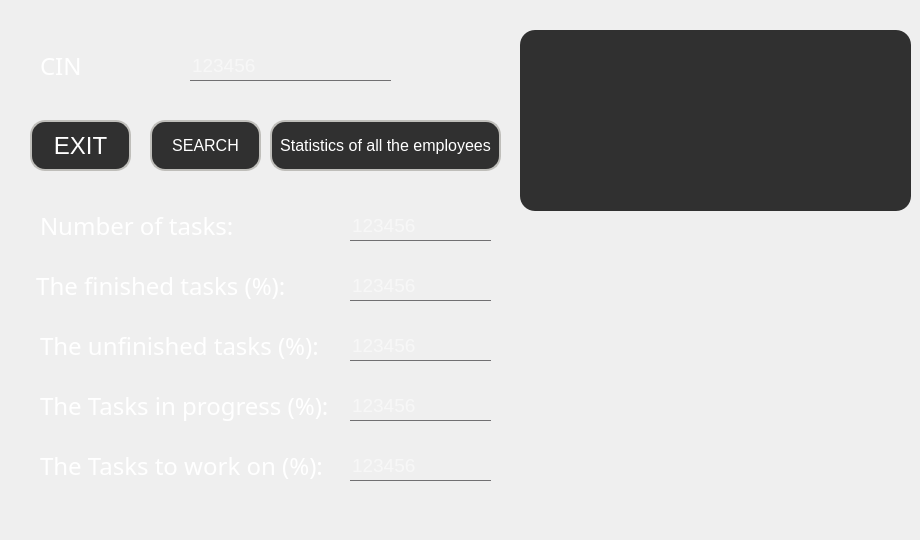
      <widget class="QWidget" name="tab_12">
       <attribute name="title">
        <string>The tasks of and Employee</string>
       </attribute>
       <widget class="QTableView" name="Tabstat">
        <property name="geometry">
         <rect>
          <x>520</x>
          <y>30</y>
          <width>391</width>
          <height>181</height>
         </rect>
        </property>
        <property name="autoFillBackground">
         <bool>false</bool>
        </property>
        <property name="styleSheet">
         <string notr="true">*{
color: #bfbeba ;
gridline-color: #bfbeba;
font-size: 12pt;
border-radius: 15px;
background: #303030;
}

*::selection
{
background-color:white;
border : 1px solid red;
}</string>
        </property>
        <property name="tabKeyNavigation">
         <bool>true</bool>
        </property>
        <property name="showGrid">
         <bool>true</bool>
        </property>
        <property name="sortingEnabled">
         <bool>false</bool>
        </property>
        <property name="wordWrap">
         <bool>false</bool>
        </property>
        <attribute name="horizontalHeaderDefaultSectionSize">
         <number>106</number>
        </attribute>
        <attribute name="horizontalHeaderShowSortIndicator" stdset="0">
         <bool>false</bool>
        </attribute>
        <attribute name="horizontalHeaderStretchLastSection">
         <bool>false</bool>
        </attribute>
        <attribute name="verticalHeaderVisible">
         <bool>false</bool>
        </attribute>
        <attribute name="verticalHeaderCascadingSectionResizes">
         <bool>false</bool>
        </attribute>
        <attribute name="verticalHeaderHighlightSections">
         <bool>false</bool>
        </attribute>
        <attribute name="verticalHeaderShowSortIndicator" stdset="0">
         <bool>false</bool>
        </attribute>
        <attribute name="verticalHeaderStretchLastSection">
         <bool>false</bool>
        </attribute>
       </widget>
       <widget class="QLineEdit" name="CIN">
        <property name="geometry">
         <rect>
          <x>190</x>
          <y>50</y>
          <width>201</width>
          <height>31</height>
         </rect>
        </property>
        <property name="font">
         <font>
          <pointsize>14</pointsize>
         </font>
        </property>
        <property name="acceptDrops">
         <bool>true</bool>
        </property>
        <property name="styleSheet">
         <string notr="true">*{
background:transparent;
border:none;
color:white;
border-bottom:1px solid #717072;
}</string>
        </property>
        <property name="inputMask">
         <string/>
        </property>
        <property name="text">
         <string/>
        </property>
        <property name="maxLength">
         <number>32767</number>
        </property>
        <property name="echoMode">
         <enum>QLineEdit::Normal</enum>
        </property>
        <property name="readOnly">
         <bool>false</bool>
        </property>
        <property name="placeholderText">
         <string>123456</string>
        </property>
       </widget>
       <widget class="QLabel" name="ID_OBJ_27">
        <property name="geometry">
         <rect>
          <x>40</x>
          <y>40</y>
          <width>91</width>
          <height>51</height>
         </rect>
        </property>
        <property name="styleSheet">
         <string notr="true">*{
    font-family:century gothic;
    font-size:24px;
	color:white;
	border:none;
}

</string>
        </property>
        <property name="text">
         <string>CIN</string>
        </property>
       </widget>
       <widget class="QPushButton" name="ADD_11">
        <property name="geometry">
         <rect>
          <x>150</x>
          <y>120</y>
          <width>111</width>
          <height>51</height>
         </rect>
        </property>
        <property name="font">
         <font>
          <pointsize>12</pointsize>
         </font>
        </property>
        <property name="styleSheet">
         <string notr="true">*{
color:white;
border-radius: 15px;border: 2px solid #bfbeba;
background:#303030;
}

*:hover
{
	color:#303030;
	border-radius:15px;
	background:white
}</string>
        </property>
        <property name="text">
         <string>SEARCH</string>
        </property>
       </widget>
       <widget class="QLabel" name="ID_OBJ_28">
        <property name="geometry">
         <rect>
          <x>40</x>
          <y>200</y>
          <width>291</width>
          <height>51</height>
         </rect>
        </property>
        <property name="styleSheet">
         <string notr="true">*{
    font-family:century gothic;
    font-size:24px;
	color:white;
	border:none;
}

</string>
        </property>
        <property name="text">
         <string>Number of tasks:</string>
        </property>
       </widget>
       <widget class="QLabel" name="ID_OBJ_29">
        <property name="geometry">
         <rect>
          <x>30</x>
          <y>260</y>
          <width>301</width>
          <height>51</height>
         </rect>
        </property>
        <property name="styleSheet">
         <string notr="true">*{
    font-family:century gothic;
    font-size:24px;
	color:white;
	border:none;
}

</string>
        </property>
        <property name="text">
         <string> The finished tasks (%):</string>
        </property>
       </widget>
       <widget class="QLabel" name="ID_OBJ_30">
        <property name="geometry">
         <rect>
          <x>40</x>
          <y>320</y>
          <width>301</width>
          <height>51</height>
         </rect>
        </property>
        <property name="styleSheet">
         <string notr="true">*{
    font-family:century gothic;
    font-size:24px;
	color:white;
	border:none;
}

</string>
        </property>
        <property name="text">
         <string>The unfinished tasks (%):</string>
        </property>
       </widget>
       <widget class="QLabel" name="ID_OBJ_31">
        <property name="geometry">
         <rect>
          <x>40</x>
          <y>380</y>
          <width>301</width>
          <height>51</height>
         </rect>
        </property>
        <property name="styleSheet">
         <string notr="true">*{
    font-family:century gothic;
    font-size:24px;
	color:white;
	border:none;
}

</string>
        </property>
        <property name="text">
         <string>The Tasks in progress (%):</string>
        </property>
       </widget>
       <widget class="QLabel" name="ID_OBJ_34">
        <property name="geometry">
         <rect>
          <x>40</x>
          <y>440</y>
          <width>301</width>
          <height>51</height>
         </rect>
        </property>
        <property name="styleSheet">
         <string notr="true">*{
    font-family:century gothic;
    font-size:24px;
	color:white;
	border:none;
}

</string>
        </property>
        <property name="text">
         <string>The Tasks to work on (%): </string>
        </property>
       </widget>
       <widget class="QPushButton" name="ADD_12">
        <property name="geometry">
         <rect>
          <x>270</x>
          <y>120</y>
          <width>231</width>
          <height>51</height>
         </rect>
        </property>
        <property name="font">
         <font>
          <pointsize>12</pointsize>
         </font>
        </property>
        <property name="styleSheet">
         <string notr="true">*{
color:white;
border-radius: 15px;border: 2px solid #bfbeba;
background:#303030;
}

*:hover
{
	color:#303030;
	border-radius:15px;
	background:white
}</string>
        </property>
        <property name="text">
         <string>Statistics of all the employees</string>
        </property>
       </widget>
       <widget class="QLineEdit" name="SUM">
        <property name="geometry">
         <rect>
          <x>350</x>
          <y>210</y>
          <width>141</width>
          <height>31</height>
         </rect>
        </property>
        <property name="font">
         <font>
          <pointsize>14</pointsize>
         </font>
        </property>
        <property name="acceptDrops">
         <bool>true</bool>
        </property>
        <property name="styleSheet">
         <string notr="true">*{
background:transparent;
border:none;
color:white;
border-bottom:1px solid #717072;
}</string>
        </property>
        <property name="inputMask">
         <string/>
        </property>
        <property name="text">
         <string/>
        </property>
        <property name="maxLength">
         <number>32767</number>
        </property>
        <property name="echoMode">
         <enum>QLineEdit::Normal</enum>
        </property>
        <property name="readOnly">
         <bool>true</bool>
        </property>
        <property name="placeholderText">
         <string>123456</string>
        </property>
       </widget>
       <widget class="QLineEdit" name="FIN">
        <property name="geometry">
         <rect>
          <x>350</x>
          <y>270</y>
          <width>141</width>
          <height>31</height>
         </rect>
        </property>
        <property name="font">
         <font>
          <pointsize>14</pointsize>
         </font>
        </property>
        <property name="acceptDrops">
         <bool>true</bool>
        </property>
        <property name="styleSheet">
         <string notr="true">*{
background:transparent;
border:none;
color:white;
border-bottom:1px solid #717072;
}</string>
        </property>
        <property name="inputMask">
         <string/>
        </property>
        <property name="text">
         <string/>
        </property>
        <property name="maxLength">
         <number>32767</number>
        </property>
        <property name="echoMode">
         <enum>QLineEdit::Normal</enum>
        </property>
        <property name="readOnly">
         <bool>true</bool>
        </property>
        <property name="placeholderText">
         <string>123456</string>
        </property>
       </widget>
       <widget class="QLineEdit" name="UNFIN">
        <property name="geometry">
         <rect>
          <x>350</x>
          <y>330</y>
          <width>141</width>
          <height>31</height>
         </rect>
        </property>
        <property name="font">
         <font>
          <pointsize>14</pointsize>
         </font>
        </property>
        <property name="acceptDrops">
         <bool>true</bool>
        </property>
        <property name="styleSheet">
         <string notr="true">*{
background:transparent;
border:none;
color:white;
border-bottom:1px solid #717072;
}</string>
        </property>
        <property name="inputMask">
         <string/>
        </property>
        <property name="text">
         <string/>
        </property>
        <property name="maxLength">
         <number>32767</number>
        </property>
        <property name="echoMode">
         <enum>QLineEdit::Normal</enum>
        </property>
        <property name="readOnly">
         <bool>true</bool>
        </property>
        <property name="placeholderText">
         <string>123456</string>
        </property>
       </widget>
       <widget class="QLineEdit" name="DOI">
        <property name="geometry">
         <rect>
          <x>350</x>
          <y>390</y>
          <width>141</width>
          <height>31</height>
         </rect>
        </property>
        <property name="font">
         <font>
          <pointsize>14</pointsize>
         </font>
        </property>
        <property name="acceptDrops">
         <bool>true</bool>
        </property>
        <property name="styleSheet">
         <string notr="true">*{
background:transparent;
border:none;
color:white;
border-bottom:1px solid #717072;
}</string>
        </property>
        <property name="inputMask">
         <string/>
        </property>
        <property name="text">
         <string/>
        </property>
        <property name="maxLength">
         <number>32767</number>
        </property>
        <property name="echoMode">
         <enum>QLineEdit::Normal</enum>
        </property>
        <property name="readOnly">
         <bool>true</bool>
        </property>
        <property name="placeholderText">
         <string>123456</string>
        </property>
       </widget>
       <widget class="QLineEdit" name="TOD">
        <property name="geometry">
         <rect>
          <x>350</x>
          <y>450</y>
          <width>141</width>
          <height>31</height>
         </rect>
        </property>
        <property name="font">
         <font>
          <pointsize>14</pointsize>
         </font>
        </property>
        <property name="acceptDrops">
         <bool>true</bool>
        </property>
        <property name="styleSheet">
         <string notr="true">*{
background:transparent;
border:none;
color:white;
border-bottom:1px solid #717072;
}</string>
        </property>
        <property name="inputMask">
         <string/>
        </property>
        <property name="text">
         <string/>
        </property>
        <property name="maxLength">
         <number>32767</number>
        </property>
        <property name="echoMode">
         <enum>QLineEdit::Normal</enum>
        </property>
        <property name="readOnly">
         <bool>true</bool>
        </property>
        <property name="placeholderText">
         <string>123456</string>
        </property>
       </widget>
       <widget class="QWidget" name="widgett" native="true">
        <property name="geometry">
         <rect>
          <x>530</x>
          <y>230</y>
          <width>371</width>
          <height>301</height>
         </rect>
        </property>
       </widget>
       <widget class="QPushButton" name="EXIT_5">
        <property name="geometry">
         <rect>
          <x>30</x>
          <y>120</y>
          <width>101</width>
          <height>51</height>
         </rect>
        </property>
        <property name="font">
         <font>
          <pointsize>18</pointsize>
         </font>
        </property>
        <property name="styleSheet">
         <string notr="true">*{
color:white;
border-radius: 15px;border: 2px solid #bfbeba;
background:#303030;
}

*:hover
{
	color:#303030;
	border-radius:15px;
	background:white
}</string>
        </property>
        <property name="text">
         <string>EXIT</string>
        </property>
       </widget>
      </widget>
